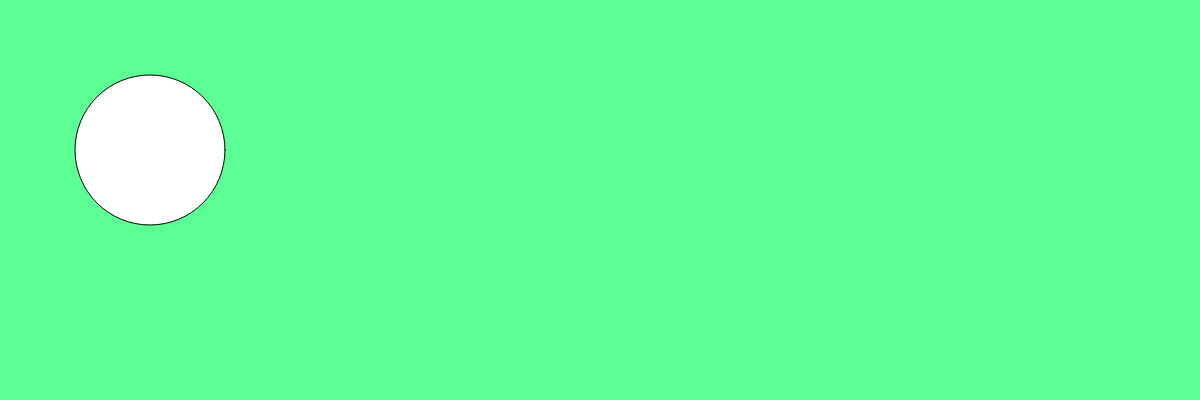
Frame 1 (no input)
Frame 60 (no input): identical to frame 1, image omitted
Frame 120 (the mouse pressed at the canvas centre since frame 60): identical to frame 1, image omitted

The p5.js sketch that drew this single still picture (run headless with seeded random() and noise() and a simulated clock; from frame 60 on, the mouse is pressed at the canvas centre):

// p5.js sketch
// ── sketch.js
function setup(){
    createCanvas( windowWidth, 400 );
}

function draw() {
    background( 'rgb(91, 255, 147)' );
    ellipse( 150, 150, 150 );
}
